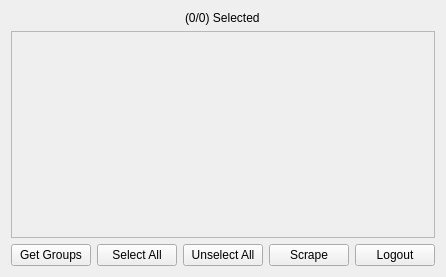
<?xml version="1.0" encoding="UTF-8"?>
<ui version="4.0">
 <class>ScrapeWidget</class>
 <widget class="QWidget" name="ScrapeWidget">
  <property name="geometry">
   <rect>
    <x>0</x>
    <y>0</y>
    <width>419</width>
    <height>277</height>
   </rect>
  </property>
  <property name="windowTitle">
   <string>Form</string>
  </property>
  <layout class="QVBoxLayout" name="verticalLayout" stretch="0,1,0">
   <item alignment="Qt::AlignHCenter">
    <widget class="QLabel" name="check_boxes_checked_label">
     <property name="sizePolicy">
      <sizepolicy hsizetype="Preferred" vsizetype="Fixed">
       <horstretch>0</horstretch>
       <verstretch>0</verstretch>
      </sizepolicy>
     </property>
     <property name="text">
      <string>(0/0) Selected</string>
     </property>
    </widget>
   </item>
   <item>
    <widget class="QScrollArea" name="scroll_area">
     <property name="widgetResizable">
      <bool>true</bool>
     </property>
     <widget class="QWidget" name="scroll_area_widget_contents">
      <property name="geometry">
       <rect>
        <x>0</x>
        <y>0</y>
        <width>399</width>
        <height>203</height>
       </rect>
      </property>
      <layout class="QVBoxLayout" name="verticalLayout_2">
       <property name="sizeConstraint">
        <enum>QLayout::SetDefaultConstraint</enum>
       </property>
      </layout>
     </widget>
    </widget>
   </item>
   <item>
    <layout class="QHBoxLayout" name="horizontalLayout">
     <item>
      <widget class="QPushButton" name="get_groups_button">
       <property name="text">
        <string>Get Groups</string>
       </property>
      </widget>
     </item>
     <item>
      <widget class="QPushButton" name="select_all_button">
       <property name="text">
        <string>Select All</string>
       </property>
      </widget>
     </item>
     <item>
      <widget class="QPushButton" name="unselect_all_button">
       <property name="text">
        <string>Unselect All</string>
       </property>
      </widget>
     </item>
     <item>
      <widget class="QPushButton" name="scrape_button">
       <property name="text">
        <string>Scrape</string>
       </property>
      </widget>
     </item>
     <item>
      <widget class="QPushButton" name="logout_button">
       <property name="text">
        <string>Logout</string>
       </property>
      </widget>
     </item>
    </layout>
   </item>
  </layout>
 </widget>
 <resources/>
 <connections/>
</ui>
